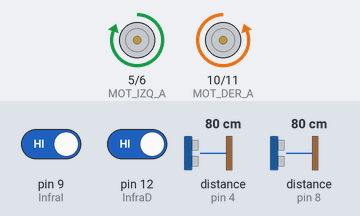
The sketch below on a simulated Arduino Uno, built with avr-gcc and run on an emulated ATmega328P. Shown: motor-driver pin pairs drawn as motors (green arrow = first pin HIGH = forward, orange = second pin HIGH = backward, longer = more drive). Wiring (inferred from the names in the program): 2 × ultrasonic range finder: trigger pin 3, echo pin 4 / trigger pin 7, echo pin 8. The test bench sets the inputs (shaded band); at power-on: pin 9 (InfraI) HIGH, pin 12 (InfraD) HIGH, distance to the obstacle (sensors on pin 4, pin 8) 80 cm. The echo pulse lasts 58.3 µs per cm.

Above: at 6.3 s.
6.4 s: pin 9 (InfraI) driven LOW
At 6.82 s:
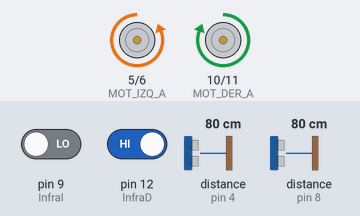
9.9 s: pin 12 (InfraD) driven LOW
At 11.0 s:
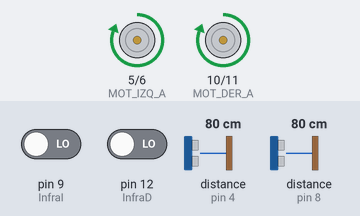
11.5 s: distance to the obstacle (sensor on pin 4) set to 11 cm
13.0 s: distance to the obstacle (sensor on pin 4) set to 8 cm
At 13.13 s:
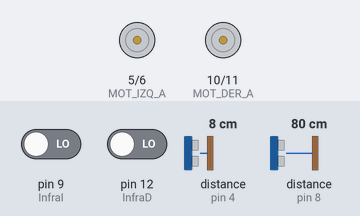
At 13.8 s:
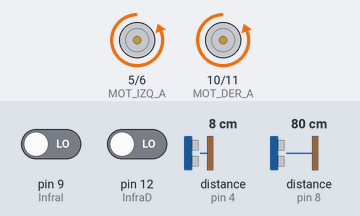
17.7 s: distance to the obstacle (sensor on pin 4) set to 2 cm
21.2 s: distance to the obstacle (sensor on pin 4) set to 4 cm
25.0 s: distance to the obstacle (sensor on pin 4) set to 7 cm
Timing chart, 0 to 29.5 s (numbered marks = the images above; inputs shaded):
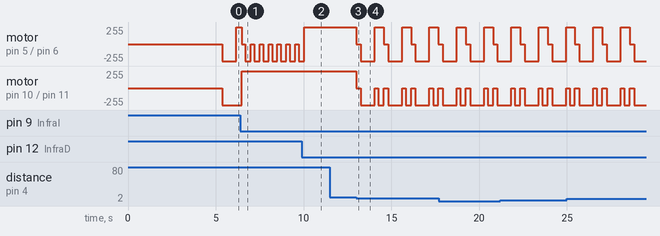

The sketch:

beta.ino
```cpp
//**********************************25/10/2022
int MOT_DER_A = 10;
int MOT_DER_B = 11;
int MOT_IZQ_A = 5;
int MOT_IZQ_B = 6;

int InfraD = 12;//Sensor Infrarojo derecha
//int LecturaR =0;
int InfraI = 9;//Sensor Infrarojo Izquierdo
//int LecturaL =0;

int trigPin1 = 7;
int echoPin1 = 8;

int trigPin2 = 3;
int echoPin2 = 4;

long duracion, distancia1, distancia2;

void setup() {

  Serial.begin(9600);
  delay (100);
  pinMode (MOT_DER_A, OUTPUT);
  pinMode (MOT_DER_B, OUTPUT);
  pinMode (MOT_IZQ_A, OUTPUT);
  pinMode (MOT_IZQ_B, OUTPUT);

  pinMode (InfraD, INPUT);
  pinMode (InfraI, INPUT);

  pinMode (echoPin1, INPUT);
  pinMode (trigPin1, OUTPUT);

  pinMode (echoPin2, INPUT);
  pinMode (trigPin2, OUTPUT);
  delay(5000);
}
int ping1(int trigPin1, int echoPin1) {
  digitalWrite(trigPin1, LOW);
  delayMicroseconds(2);
  digitalWrite(trigPin1, HIGH);
  delayMicroseconds(10);
  digitalWrite(trigPin1, LOW);
  float duration1 = pulseIn(echoPin1, HIGH);
  int distancia1 = duration1 * 0.034 / 2; // Cálculo de la distancia en cm
  return (distancia1);
}
int ping2(int trigPin2, int echoPin2) {
  digitalWrite(trigPin2, LOW);
  delayMicroseconds(2);    // Deja en LOW 2 microsegundos para "resetar" el sensor
  digitalWrite(trigPin2, HIGH);
  delayMicroseconds(10);   // Ponemos el trig a HIGH durante 10 microsegundos, el sensor enviará luego 8 pulsos
  digitalWrite(trigPin2, LOW);
  float duration2 = pulseIn(echoPin2, HIGH); // Capta el tiempo que pasa hasta que retornan los pulsos.
  int distancia2 = duration2 * 0.034 / 2; // Cálculo de la distancia en cm
  return (distancia2);
}

void loop() {
  /* LecturaR=digitalRead(InfraD);
    LecturaL=digitalRead(InfraI);
    Serial.print("Sensor Derecho: ");
    Serial.print(LecturaR);
    Serial.print("Sensor Izquierdo: ");
    Serial.println(LecturaL);
    delay(100);
    }*/
  distancia2 = ping2(trigPin2, echoPin2);
  if (distancia2 <= 8 && distancia2 >= 1) {
    //para retroceder
    Stop();
    Retroceder();
    //girar a la derecha
    ImpulsoDerecha();
    GiroDerecha();
    //delay(300);
  }

  distancia1 = ping1(trigPin1, echoPin1);
  if (distancia1 <= 8 && distancia1 >= 1) {
    // Codigo para retroceder
    Stop();
    Retroceder();
    // Codigo para girar a la izquierda
    ImpulsoIzquierda();
    GiroIzquierda();
    //delay(300);
  }

  //El etado del infrarojo D e I es 1-1 cambia a 0-0 por el signo "!" en el Centro de la linea negra avanza de Frente
  //distancia1 = ping1(trigPin1,echoPin1);
  //distancia2 = ping2(trigPin2,echoPin2);
  if (distancia1 <= 5 && distancia1 >= 2 && distancia2 <= 5 && distancia2 >= 2 ) {
    // Codigo para retroceder
    Stop();
    Retroceder();
    // Codigo para girar a la derecha
    GiroIzquierda();
  }
  if (!digitalRead(InfraD) && !digitalRead(InfraI) && distancia1 >= 5 && distancia2 >= 5) {//En el Centro de la linea negra avanza de Frente
    Avanzar();
  }
  else if (digitalRead(InfraD) && !digitalRead(InfraI)) {// InfraD en linea negra girar a la Derecha
    ImpulsoIzquierda();
    GiroIzquierda();
  }
  else if (!digitalRead(InfraD) && digitalRead(InfraI)) {// InfraI en linea negra girar a la Izquierda
    ImpulsoDerecha();
    GiroDerecha();
  }
  else if (digitalRead(InfraD) && digitalRead(InfraI) && distancia1 >= 5 && distancia2 >= 5) { // InfraD-InfraI ambos en la linea negra se detiene
    Stop();
    Retroceder();
    GiroDerecha();
  }


}
void Avanzar() {// Avanza de frente
  digitalWrite(MOT_DER_A, 1);
  digitalWrite(MOT_DER_B, 0);
  digitalWrite(MOT_IZQ_A, 1);
  digitalWrite(MOT_IZQ_B, 0);
}
void Retroceder() {// Avanza de frente
  digitalWrite(MOT_DER_A, 0);
  digitalWrite(MOT_DER_B, 1);
  digitalWrite(MOT_IZQ_A, 0);
  digitalWrite(MOT_IZQ_B, 1);
  delay(800);
}
void ImpulsoDerecha() {//Gira a la derecha hasta posicionarse
  digitalWrite(MOT_DER_A, 0);
  digitalWrite(MOT_DER_B, 0);
  digitalWrite(MOT_IZQ_A, 1);
  digitalWrite(MOT_IZQ_B, 0);
  delay(200);
}
void ImpulsoIzquierda() {// Gira a la izquierda hasta posicionarse
  digitalWrite(MOT_DER_A, 1);
  digitalWrite(MOT_DER_B, 0);
  digitalWrite(MOT_IZQ_A, 0);
  digitalWrite(MOT_IZQ_B, 0);
  delay(200);
}
void Stop() {// Se detienen los motores
  digitalWrite(MOT_DER_A, 0);
  digitalWrite(MOT_DER_B, 0);
  digitalWrite(MOT_IZQ_A, 0);
  digitalWrite(MOT_IZQ_B, 0);
  delay(250);
}
void GiroIzquierda() {//Gira a la derecha hasta posicionarse
  digitalWrite(MOT_DER_A, 1);
  digitalWrite(MOT_DER_B, 0);
  digitalWrite(MOT_IZQ_A, 0);
  digitalWrite(MOT_IZQ_B, 1);
  delay(300);
}
void GiroDerecha() {//Gira a la derecha hasta posicionarse
  digitalWrite(MOT_DER_A, 0);
  digitalWrite(MOT_DER_B, 1);
  digitalWrite(MOT_IZQ_A, 1);
  digitalWrite(MOT_IZQ_B, 0);
  delay(300);
}
```

Measured:
- the behaviour switches between 10 and 9 cm on distance to the obstacle (sensor on pin 4) (found by bisection; images 2 and 3)
- after the input at 11.5 s, every drawn part: stays the same
- by itself, motor on pin 5 (MOT_IZQ_A) / pin 6 (MOT_IZQ_B): alternates backward 255/255 for 0.31 s and stopped for 0.20 s
